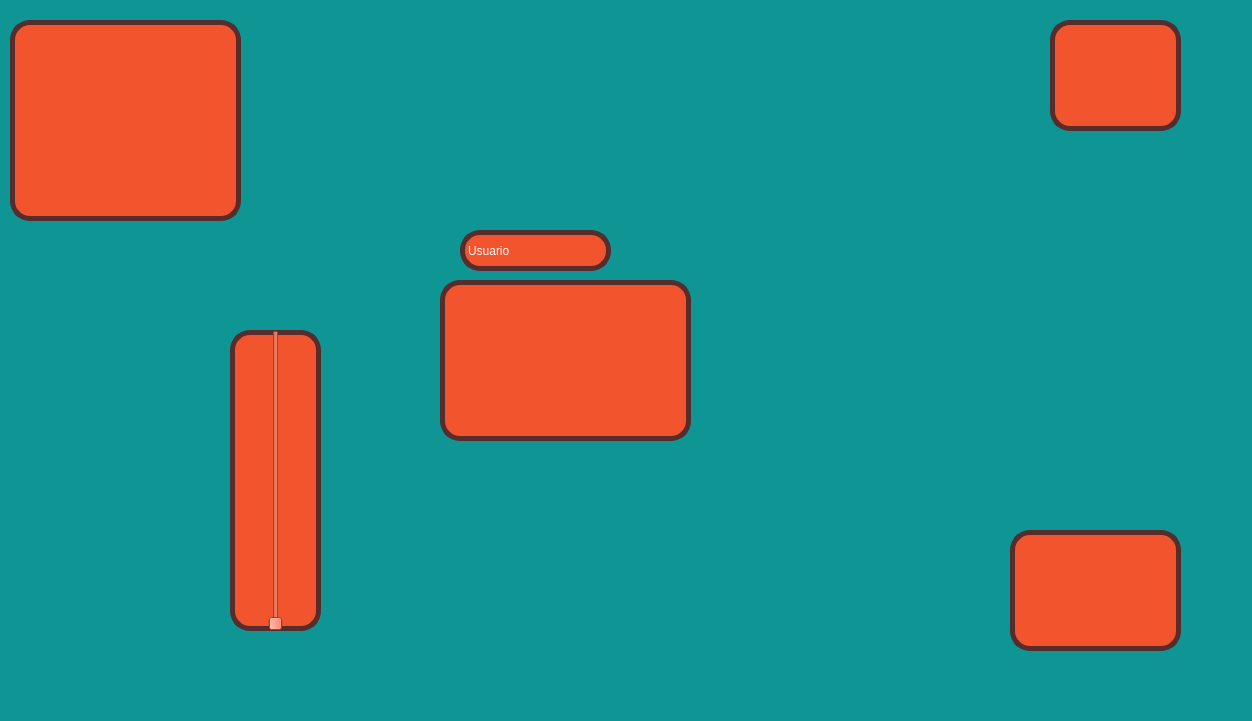
<?xml version="1.0" encoding="UTF-8"?>
<ui version="4.0">
 <class>MainWindow</class>
 <widget class="QMainWindow" name="MainWindow">
  <property name="geometry">
   <rect>
    <x>0</x>
    <y>0</y>
    <width>1252</width>
    <height>721</height>
   </rect>
  </property>
  <property name="windowTitle">
   <string>MainWindow</string>
  </property>
  <property name="styleSheet">
   <string notr="true">background-color: rgb(14, 149, 148);</string>
  </property>
  <widget class="QWidget" name="centralwidget">
   <widget class="QLabel" name="label_3">
    <property name="geometry">
     <rect>
      <x>1050</x>
      <y>20</y>
      <width>131</width>
      <height>111</height>
     </rect>
    </property>
    <property name="styleSheet">
     <string notr="true">
	font: 75 16pt &quot;Agency FB&quot;;
    color: rgb(255, 255, 255);
    background-color: rgb(242, 84, 45);
    border: 5px solid rgb(86, 44, 44);
    border-radius: 20px;
</string>
    </property>
    <property name="text">
     <string/>
    </property>
    <property name="pixmap">
     <pixmap resource="../Recursos.qrc">:/Imagenes/Media/FI.jpg</pixmap>
    </property>
    <property name="scaledContents">
     <bool>true</bool>
    </property>
   </widget>
   <widget class="QLabel" name="label_4">
    <property name="geometry">
     <rect>
      <x>1010</x>
      <y>530</y>
      <width>171</width>
      <height>121</height>
     </rect>
    </property>
    <property name="styleSheet">
     <string notr="true">
	font: 75 16pt &quot;Agency FB&quot;;
    color: rgb(255, 255, 255);
    background-color: rgb(242, 84, 45);
    border: 5px solid rgb(86, 44, 44);
    border-radius: 20px;
</string>
    </property>
    <property name="text">
     <string/>
    </property>
    <property name="pixmap">
     <pixmap resource="../Recursos.qrc">:/Imagenes/Media/logo.jpg</pixmap>
    </property>
    <property name="scaledContents">
     <bool>true</bool>
    </property>
   </widget>
   <widget class="QLabel" name="label">
    <property name="geometry">
     <rect>
      <x>10</x>
      <y>20</y>
      <width>231</width>
      <height>201</height>
     </rect>
    </property>
    <property name="styleSheet">
     <string notr="true">
	font: 75 16pt &quot;Agency FB&quot;;
    color: rgb(255, 255, 255);
    background-color: rgb(242, 84, 45);
    border: 5px solid rgb(86, 44, 44);
    border-radius: 20px;
</string>
    </property>
    <property name="text">
     <string/>
    </property>
    <property name="pixmap">
     <pixmap resource="../Recursos.qrc">:/Imagenes/Media/UAT.jpg</pixmap>
    </property>
    <property name="scaledContents">
     <bool>true</bool>
    </property>
   </widget>
   <widget class="QLabel" name="Img_Persona">
    <property name="geometry">
     <rect>
      <x>440</x>
      <y>280</y>
      <width>251</width>
      <height>161</height>
     </rect>
    </property>
    <property name="styleSheet">
     <string notr="true">
	font: 75 16pt &quot;Agency FB&quot;;
    color: rgb(255, 255, 255);
    background-color: rgb(242, 84, 45);
    border: 5px solid rgb(86, 44, 44);
    border-radius: 20px;
</string>
    </property>
    <property name="text">
     <string/>
    </property>
    <property name="pixmap">
     <pixmap resource="../Recursos.qrc">:/Imagenes/Media/__voyager_reverse_1999_drawn_by_konohana_weibo__c0e7302d2c1ba8e61c6305cb504bed5e.jpg</pixmap>
    </property>
    <property name="scaledContents">
     <bool>true</bool>
    </property>
   </widget>
   <widget class="QLabel" name="label_2">
    <property name="geometry">
     <rect>
      <x>460</x>
      <y>230</y>
      <width>151</width>
      <height>41</height>
     </rect>
    </property>
    <property name="styleSheet">
     <string notr="true">
	font: 75 16pt &quot;Agency FB&quot;;
    color: rgb(255, 255, 255);
    background-color: rgb(242, 84, 45);
    border: 5px solid rgb(86, 44, 44);
    border-radius: 20px;
</string>
    </property>
    <property name="text">
     <string>Usuario</string>
    </property>
   </widget>
   <widget class="QSlider" name="Ve_Mascotas">
    <property name="geometry">
     <rect>
      <x>230</x>
      <y>330</y>
      <width>91</width>
      <height>301</height>
     </rect>
    </property>
    <property name="styleSheet">
     <string notr="true">
	font: 75 16pt &quot;Agency FB&quot;;
    color: rgb(255, 255, 255);
    background-color: rgb(242, 84, 45);
    border: 5px solid rgb(86, 44, 44);
    border-radius: 20px;
</string>
    </property>
    <property name="orientation">
     <enum>Qt::Vertical</enum>
    </property>
   </widget>
  </widget>
  <widget class="QMenuBar" name="menubar">
   <property name="geometry">
    <rect>
     <x>0</x>
     <y>0</y>
     <width>1252</width>
     <height>26</height>
    </rect>
   </property>
  </widget>
  <widget class="QStatusBar" name="statusbar"/>
 </widget>
 <resources>
  <include location="../Recursos.qrc"/>
 </resources>
 <connections/>
</ui>
